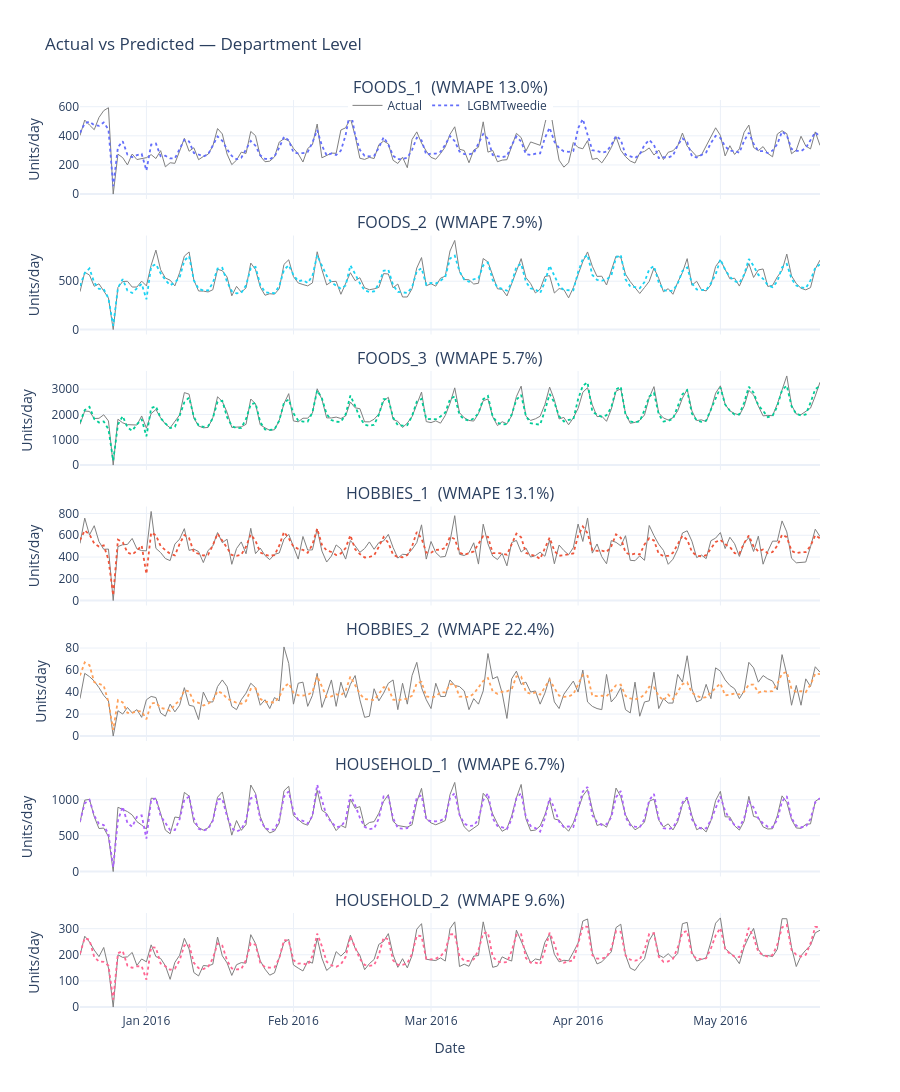

This figure's notebook cell:
### Code cell
# Department-level: sum per (dept_id, date)
DEPT_COLORS = {
    "FOODS_1": "#636EFA", "FOODS_2": "#19D3F3", "FOODS_3": "#00CC96",
    "HOBBIES_1": "#EF553B", "HOBBIES_2": "#FFA15A",
    "HOUSEHOLD_1": "#AB63FA", "HOUSEHOLD_2": "#FF6692",
}
dept_order = ["FOODS_1", "FOODS_2", "FOODS_3", "HOBBIES_1", "HOBBIES_2", "HOUSEHOLD_1", "HOUSEHOLD_2"]

fig = make_subplots(
    rows=7, cols=1, shared_xaxes=True, vertical_spacing=0.04,
    subplot_titles=dept_order,
)
for i, dept in enumerate(dept_order, 1):
    agg = (
        test_copy[test_copy["dept_id"] == dept]
        .groupby("date")[["sales", "y_pred"]].sum().reset_index()
    )
    denom = agg["sales"].abs().sum()
    wmape = (agg["sales"] - agg["y_pred"]).abs().sum() / denom if denom > 0 else 0
    fig.layout.annotations[i - 1].text = f"{dept}  (WMAPE {wmape:.1%})"
    color = DEPT_COLORS.get(dept, "#636EFA")
    fig.add_trace(go.Scatter(
        x=agg["date"], y=agg["sales"], mode="lines", name="Actual",
        line=dict(color="grey", width=1), legendgroup="actual", showlegend=(i == 1),
    ), row=i, col=1)
    fig.add_trace(go.Scatter(
        x=agg["date"], y=agg["y_pred"], mode="lines", name="LGBMTweedie",
        line=dict(color=color, width=1.8, dash="dot"),
        legendgroup="pred", showlegend=(i == 1),
    ), row=i, col=1)
    fig.update_yaxes(title_text="Units/day", row=i, col=1)

fig.update_layout(
    title="Actual vs Predicted — Department Level",
    height=280 * 7, template="plotly_white",
    legend=dict(orientation="h", y=1.01, x=0.5, xanchor="center"),
)
fig.update_xaxes(title_text="Date", row=7, col=1)
fig.write_html(str(FIGS_DIR / "actual_vs_predicted_dept.html"), include_plotlyjs="cdn")
fig.show()

### Figure 1 — Plotly figure (JSON) as saved in the notebook; plotly's stock layout.template omitted (floating-point values rounded to 4 significant figures; data arrays with more than 128 entries replaced by an {"elided": "..."} marker saying what was removed)
{"data": [{"legendgroup": "actual", "line": {"color": "grey", "width": 1}, "mode": "lines", "name": "Actual", "showlegend": true, "type": "scatter", "x": {"elided": "157 str values"}, "xaxis": "x", "y": {"elided": "157 int values"}, "yaxis": "y"}, {"legendgroup": "pred", "line": {"color": "#636EFA", "dash": "dot", "width": 1.8}, "mode": "lines", "name": "LGBMTweedie", "showlegend": true, "type": "scatter", "x": {"elided": "157 str values"}, "xaxis": "x", "y": {"elided": "157 float values"}, "yaxis": "y"}, {"legendgroup": "actual", "line": {"color": "grey", "width": 1}, "mode": "lines", "name": "Actual", "showlegend": false, "type": "scatter", "x": {"elided": "157 str values"}, "xaxis": "x2", "y": {"elided": "157 int values"}, "yaxis": "y2"}, {"legendgroup": "pred", "line": {"color": "#19D3F3", "dash": "dot", "width": 1.8}, "mode": "lines", "name": "LGBMTweedie", "showlegend": false, "type": "scatter", "x": {"elided": "157 str values"}, "xaxis": "x2", "y": {"elided": "157 float values"}, "yaxis": "y2"}, {"legendgroup": "actual", "line": {"color": "grey", "width": 1}, "mode": "lines", "name": "Actual", "showlegend": false, "type": "scatter", "x": {"elided": "157 str values"}, "xaxis": "x3", "y": {"elided": "157 int values"}, "yaxis": "y3"}, {"legendgroup": "pred", "line": {"color": "#00CC96", "dash": "dot", "width": 1.8}, "mode": "lines", "name": "LGBMTweedie", "showlegend": false, "type": "scatter", "x": {"elided": "157 str values"}, "xaxis": "x3", "y": {"elided": "157 float values"}, "yaxis": "y3"}, {"legendgroup": "actual", "line": {"color": "grey", "width": 1}, "mode": "lines", "name": "Actual", "showlegend": false, "type": "scatter", "x": {"elided": "157 str values"}, "xaxis": "x4", "y": {"elided": "157 int values"}, "yaxis": "y4"}, {"legendgroup": "pred", "line": {"color": "#EF553B", "dash": "dot", "width": 1.8}, "mode": "lines", "name": "LGBMTweedie", "showlegend": false, "type": "scatter", "x": {"elided": "157 str values"}, "xaxis": "x4", "y": {"elided": "157 float values"}, "yaxis": "y4"}, {"legendgroup": "actual", "line": {"color": "grey", "width": 1}, "mode": "lines", "name": "Actual", "showlegend": false, "type": "scatter", "x": {"elided": "157 str values"}, "xaxis": "x5", "y": {"elided": "157 int values"}, "yaxis": "y5"}, {"legendgroup": "pred", "line": {"color": "#FFA15A", "dash": "dot", "width": 1.8}, "mode": "lines", "name": "LGBMTweedie", "showlegend": false, "type": "scatter", "x": {"elided": "157 str values"}, "xaxis": "x5", "y": {"elided": "157 float values"}, "yaxis": "y5"}, {"legendgroup": "actual", "line": {"color": "grey", "width": 1}, "mode": "lines", "name": "Actual", "showlegend": false, "type": "scatter", "x": {"elided": "157 str values"}, "xaxis": "x6", "y": {"elided": "157 int values"}, "yaxis": "y6"}, {"legendgroup": "pred", "line": {"color": "#AB63FA", "dash": "dot", "width": 1.8}, "mode": "lines", "name": "LGBMTweedie", "showlegend": false, "type": "scatter", "x": {"elided": "157 str values"}, "xaxis": "x6", "y": {"elided": "157 float values"}, "yaxis": "y6"}, {"legendgroup": "actual", "line": {"color": "grey", "width": 1}, "mode": "lines", "name": "Actual", "showlegend": false, "type": "scatter", "x": {"elided": "157 str values"}, "xaxis": "x7", "y": {"elided": "157 int values"}, "yaxis": "y7"}, {"legendgroup": "pred", "line": {"color": "#FF6692", "dash": "dot", "width": 1.8}, "mode": "lines", "name": "LGBMTweedie", "showlegend": false, "type": "scatter", "x": {"elided": "157 str values"}, "xaxis": "x7", "y": {"elided": "157 float values"}, "yaxis": "y7"}], "layout": {"annotations": [{"font": {"size": 16}, "showarrow": false, "text": "FOODS_1  (WMAPE 13.0%)", "x": 0.5, "xanchor": "center", "xref": "paper", "y": 1, "yanchor": "bottom", "yref": "paper"}, {"font": {"size": 16}, "showarrow": false, "text": "FOODS_2  (WMAPE 7.9%)", "x": 0.5, "xanchor": "center", "xref": "paper", "y": 0.8514, "yanchor": "bottom", "yref": "paper"}, {"font": {"size": 16}, "showarrow": false, "text": "FOODS_3  (WMAPE 5.7%)", "x": 0.5, "xanchor": "center", "xref": "paper", "y": 0.7029, "yanchor": "bottom", "yref": "paper"}, {"font": {"size": 16}, "showarrow": false, "text": "HOBBIES_1  (WMAPE 13.1%)", "x": 0.5, "xanchor": "center", "xref": "paper", "y": 0.5543, "yanchor": "bottom", "yref": "paper"}, {"font": {"size": 16}, "showarrow": false, "text": "HOBBIES_2  (WMAPE 22.4%)", "x": 0.5, "xanchor": "center", "xref": "paper", "y": 0.4057, "yanchor": "bottom", "yref": "paper"}, {"font": {"size": 16}, "showarrow": false, "text": "HOUSEHOLD_1  (WMAPE 6.7%)", "x": 0.5, "xanchor": "center", "xref": "paper", "y": 0.2571, "yanchor": "bottom", "yref": "paper"}, {"font": {"size": 16}, "showarrow": false, "text": "HOUSEHOLD_2  (WMAPE 9.6%)", "x": 0.5, "xanchor": "center", "xref": "paper", "y": 0.1086, "yanchor": "bottom", "yref": "paper"}], "height": 1960, "legend": {"orientation": "h", "x": 0.5, "xanchor": "center", "y": 1.01}, "title": {"text": "Actual vs Predicted — Department Level"}, "xaxis": {"anchor": "y", "domain": [0, 1], "matches": "x7", "showticklabels": false}, "xaxis2": {"anchor": "y2", "domain": [0, 1], "matches": "x7", "showticklabels": false}, "xaxis3": {"anchor": "y3", "domain": [0, 1], "matches": "x7", "showticklabels": false}, "xaxis4": {"anchor": "y4", "domain": [0, 1], "matches": "x7", "showticklabels": false}, "xaxis5": {"anchor": "y5", "domain": [0, 1], "matches": "x7", "showticklabels": false}, "xaxis6": {"anchor": "y6", "domain": [0, 1], "matches": "x7", "showticklabels": false}, "xaxis7": {"anchor": "y7", "domain": [0, 1], "title": {"text": "Date"}}, "yaxis": {"anchor": "x", "domain": [0.8914, 1], "title": {"text": "Units/day"}}, "yaxis2": {"anchor": "x2", "domain": [0.7429, 0.8514], "title": {"text": "Units/day"}}, "yaxis3": {"anchor": "x3", "domain": [0.5943, 0.7029], "title": {"text": "Units/day"}}, "yaxis4": {"anchor": "x4", "domain": [0.4457, 0.5543], "title": {"text": "Units/day"}}, "yaxis5": {"anchor": "x5", "domain": [0.2971, 0.4057], "title": {"text": "Units/day"}}, "yaxis6": {"anchor": "x6", "domain": [0.1486, 0.2571], "title": {"text": "Units/day"}}, "yaxis7": {"anchor": "x7", "domain": [0, 0.1086], "title": {"text": "Units/day"}}}}
